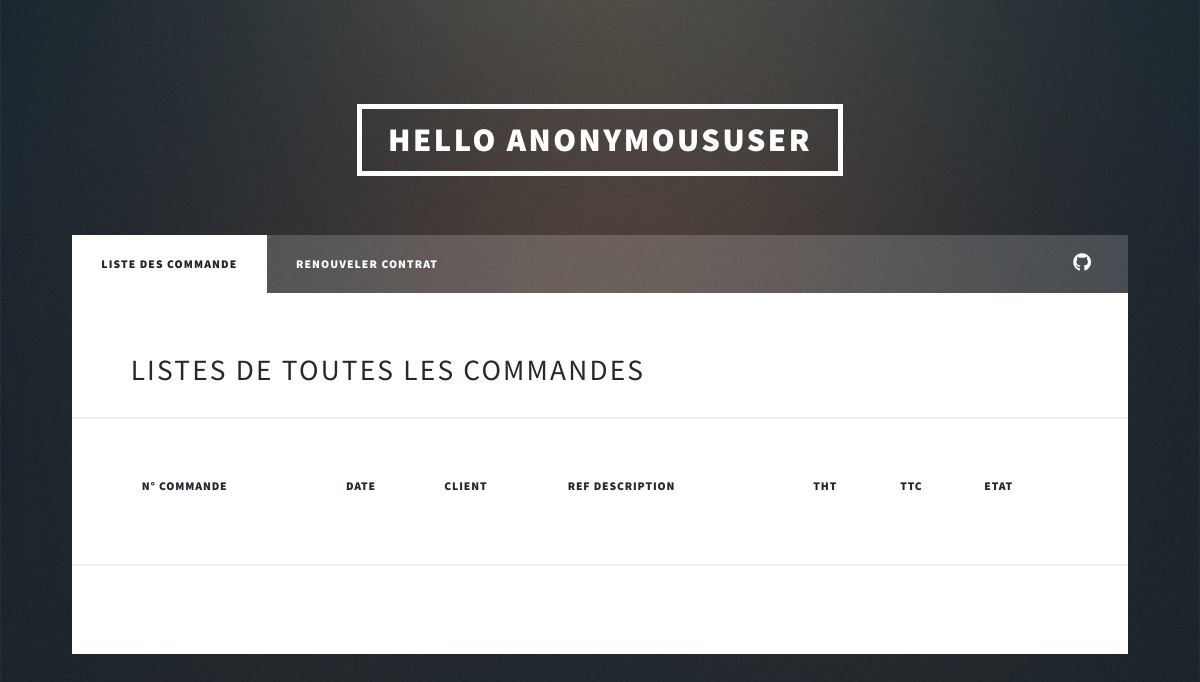
Before: /commerciale/listCommandesC with the older database file.
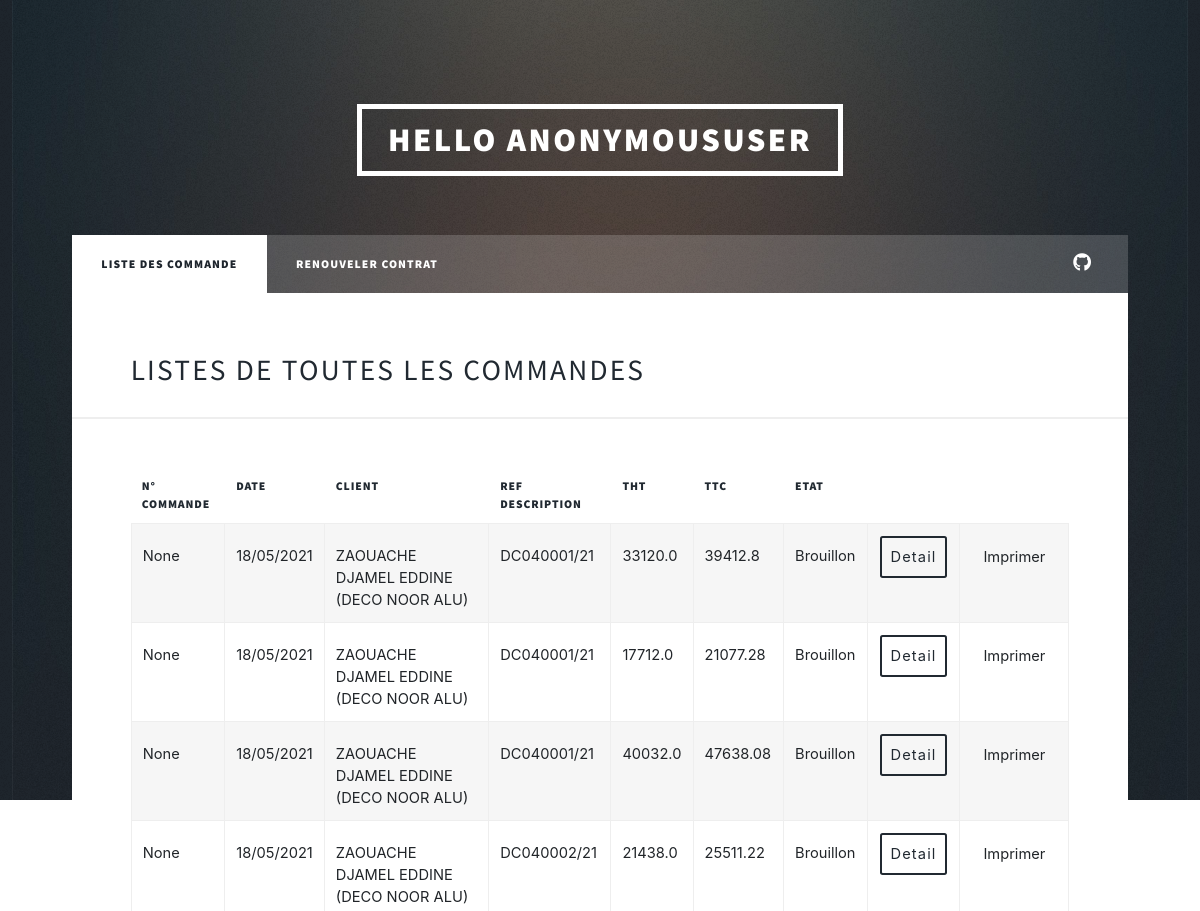
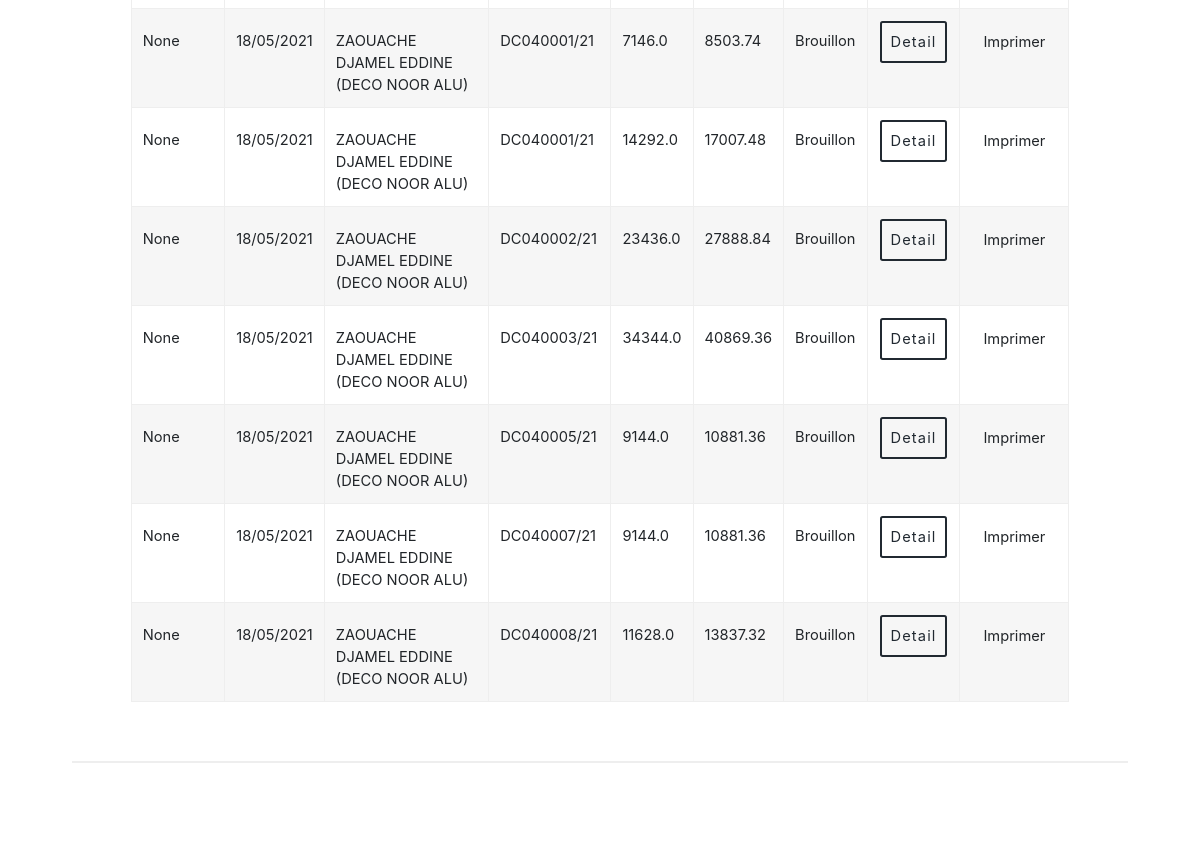
After: the same page with the newer database file (2 pictures, top to bottom).
### distributeur/models.py (models this page shows)
class Commande(models.Model):
    id = models.AutoField(primary_key=True)
    n_commande_odoo = models.CharField(null=True, blank=True, max_length=255)
    reference_description = models.CharField(max_length=255)
    destributeur = models.ForeignKey(Distributeur, on_delete=models.CASCADE)
    societe = models.CharField(default='Strugal', max_length=255)
    totaleHT = models.FloatField()
    totaleTTC = models.FloatField()
    etat = models.CharField(default='Brouillon ', max_length=255)
    date = models.CharField(
        default=date.today().strftime("%d/%m/%Y"), max_length=255)

class Distributeur(models.Model):
    user = models.ForeignKey(User, null=True, on_delete=models.CASCADE)
    id = models.AutoField(primary_key=True)
    nom = models.CharField(max_length=255)
    adress = models.CharField(max_length=255)
    tel_fix = models.CharField(null=True, blank=True, max_length=255)
    tel_portable = models.CharField(null=True, blank=True, max_length=255)
    couriel = models.CharField(null=True, blank=True, max_length=255)
    civilite = models.IntegerField(null=True, blank=True)
    site_web = models.CharField(null=True, blank=True, max_length=255)
    rcn = models.CharField(max_length=255)
    date_enregistrement_rc = models.CharField(max_length=255)
    nis = models.CharField(null=True, blank=True, max_length=255)
    ifn = models.CharField(max_length=255)
    art = models.CharField(max_length=255)
    date_debut_activité = models.CharField(
        null=True, blank=True, max_length=255)
    date_effet = models.CharField(null=True, blank=True, max_length=255)
    date_echeance = models.CharField(null=True, blank=True, max_length=255)
    status = models.CharField(max_length=255)
    nbr_facture = models.IntegerField(default=0)
    def __str__(self):
        return self.nom

### commerciale/views.py (the view)
# urls.py: path("listCommandesC", views.listCommandes, name="listCommandes"),
def listCommandes(request):
    commande = Commande.objects.all()
    context = {
        "commande": commande
    }
    return render(
        request, "commerciale/listCommandes.html", context)

### templates/commerciale/listCommandes.html (shortened to what this page needs)
{%extends 'base.html'%} {% block title %} Welcome {% endblock %}
{% block content %}
<div id="wrapper">
   <link rel="stylesheet" href="https://maxcdn.bootstrapcdn.com/bootstrap/4.5.2/css/bootstrap.min.css">
  {% include 'partials/_header.html'%}
  <nav id="nav">
    <ul class="links">
      <li class="active"><a>Liste des commande</a></li>
      <li><a href="{% url 'renouveler_contrat' %}">Renouveler Contrat</a></li>
    </ul>
    <ul class="icons">
      <li>
        <span class="label"
          ><a href="{% url 'logout' %}"class="icon brands fa-github" aria-hidden="true"></a>
        </span>
      </li>
    </ul>
  </nav>
  <div id="main">
    <h2>Listes de toutes les commandes</h2>
    <div class="table-wrapper">
      <table class="alt">
          <thead>
              <tr>
                  <th>N° Commande</th>
                  <th>Date</th>
                  <th>Client</th>
                  <th>Ref Description</th>
                  <th>THT</th>
                  <th>TTC</th>
                  <th>Etat</th>
              </tr>
          </thead>
          <tbody>
              {% for com in commande %}
              <tr>
                  <td>{{com.n_commande_odoo}}</td>
                  <td>{{com.date}}</td>
                  <td>{{com.destributeur}}</td>
                  <td>{{com.reference_description}}</td>
                  <td>{{com.totaleHT}}</td>
                  <td>{{com.totaleTTC}}</td>
                  <td>{{com.etat}}</td>
                  <td><button
                    id="{{com.id}}"
                    onClick=showDetail(this.id)
                    type="button"
                    class="btn "
                    data-toggle="modal" data-target="#exampleModal"
                  >Detail</button></td>
                  <td>
                    <a
                    id="{{com.id}}"
                    onClick=showDetail(this.id)
                    type="button"
                    class="btn "
                    href="{% url 'pdf_view' com.id %}"
                    target="_blank"
                  >Imprimer</a>
                  </td>
              </tr>
              {% endfor %}
          </tbody>
      </table>
    </div>
    <hr />
  </div>
</div>
{% endblock %}

Changed rows visible on the page:
added Commande: n_commande_odoo "None", date "18/05/2021", destributeur "ZAOUACHE DJAMEL EDDINE (DECO NOOR ALU)", reference_description "DC040001/21", totaleHT "33120.0", totaleTTC "39412.8", etat "Brouillon"
added Commande: n_commande_odoo "None", date "18/05/2021", destributeur "ZAOUACHE DJAMEL EDDINE (DECO NOOR ALU)", reference_description "DC040001/21", totaleHT "17712.0", totaleTTC "21077.28", etat "Brouillon"
added Commande: n_commande_odoo "None", date "18/05/2021", destributeur "ZAOUACHE DJAMEL EDDINE (DECO NOOR ALU)", reference_description "DC040001/21", totaleHT "40032.0", totaleTTC "47638.08", etat "Brouillon"
added Commande: n_commande_odoo "None", date "18/05/2021", destributeur "ZAOUACHE DJAMEL EDDINE (DECO NOOR ALU)", reference_description "DC040002/21", totaleHT "21438.0", totaleTTC "25511.22", etat "Brouillon"
added Commande: n_commande_odoo "None", date "18/05/2021", destributeur "ZAOUACHE DJAMEL EDDINE (DECO NOOR ALU)", reference_description "DC040001/21", totaleHT "7146.0", totaleTTC "8503.74", etat "Brouillon"
added Commande: n_commande_odoo "None", date "18/05/2021", destributeur "ZAOUACHE DJAMEL EDDINE (DECO NOOR ALU)", reference_description "DC040001/21", totaleHT "14292.0", totaleTTC "17007.48", etat "Brouillon"
added Commande: n_commande_odoo "None", date "18/05/2021", destributeur "ZAOUACHE DJAMEL EDDINE (DECO NOOR ALU)", reference_description "DC040002/21", totaleHT "23436.0", totaleTTC "27888.84", etat "Brouillon"
added Commande: n_commande_odoo "None", date "18/05/2021", destributeur "ZAOUACHE DJAMEL EDDINE (DECO NOOR ALU)", reference_description "DC040003/21", totaleHT "34344.0", totaleTTC "40869.36", etat "Brouillon"
added Commande: n_commande_odoo "None", date "18/05/2021", destributeur "ZAOUACHE DJAMEL EDDINE (DECO NOOR ALU)", reference_description "DC040005/21", totaleHT "9144.0", totaleTTC "10881.36", etat "Brouillon"
added Commande: n_commande_odoo "None", date "18/05/2021", destributeur "ZAOUACHE DJAMEL EDDINE (DECO NOOR ALU)", reference_description "DC040007/21", totaleHT "9144.0", totaleTTC "10881.36", etat "Brouillon"
added Commande: n_commande_odoo "None", date "18/05/2021", destributeur "ZAOUACHE DJAMEL EDDINE (DECO NOOR ALU)", reference_description "DC040008/21", totaleHT "11628.0", totaleTTC "13837.32", etat "Brouillon"
